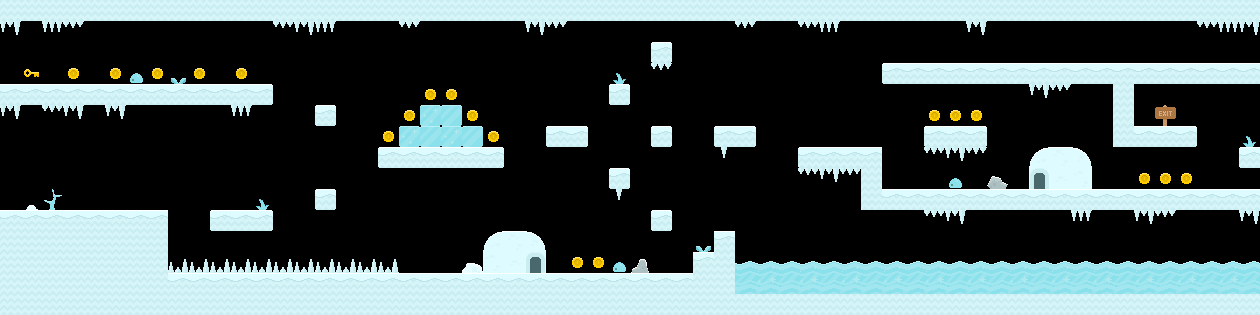

This is a level from a 2D game, rendered from its Tiled map with the project's own tilesets. A one-line summary and the complete map file follow:
An orthogonal 60x15 tile map with 21x21 px tiles, 1 tile layer (tiles).

<map version="1.5" tiledversion="1.7.2" orientation="orthogonal" renderorder="right-down" width="60" height="15" tilewidth="21" tileheight="21" infinite="0" nextlayerid="3" nextobjectid="1">
 <editorsettings>
  <export target="map3_tiles.csv" format="csv" />
 </editorsettings>
 <tileset firstgid="1" source="tileset.tsx" />
 <layer id="1" name="tiles" width="60" height="15" locked="1">
  <data encoding="csv">
513,513,513,513,513,513,513,513,513,513,513,513,513,513,513,513,513,513,513,513,513,513,513,513,513,513,513,513,513,513,513,513,513,513,513,513,513,513,513,513,513,513,513,513,513,513,513,513,513,513,513,513,513,513,513,513,513,513,513,513,
572,0,571,573,0,0,0,0,0,0,0,0,0,573,572,571,0,0,0,573,0,0,0,0,0,572,573,0,0,0,0,0,0,0,0,573,0,0,573,571,0,0,0,0,0,0,572,0,0,0,0,0,0,0,0,0,0,573,571,572,
0,0,0,0,0,0,0,0,0,0,0,0,0,0,0,0,0,0,0,0,0,0,0,0,0,0,0,0,0,0,0,482,0,0,0,0,0,0,0,0,0,0,0,0,0,0,0,0,0,0,0,0,0,0,0,0,0,0,0,0,
0,15,0,79,0,79,291,79,602,79,0,79,0,0,0,0,0,0,0,0,0,0,0,0,0,0,0,0,0,601,0,573,0,0,0,0,0,0,0,0,0,0,483,484,484,484,484,484,484,484,484,484,484,484,484,484,484,484,484,484,
484,484,484,484,484,484,484,484,484,484,484,484,485,0,0,0,0,0,0,0,79,79,0,0,0,0,0,0,0,482,0,0,0,0,0,0,0,0,0,0,0,0,0,0,0,0,0,0,0,572,573,0,0,513,0,0,0,0,0,0,
572,0,573,572,0,572,0,0,0,0,0,571,0,0,0,482,0,0,0,79,492,491,79,0,0,0,0,0,0,0,0,0,0,0,0,0,0,0,0,0,0,0,0,0,79,79,79,0,0,0,0,0,0,513,0,254,0,0,0,0,
0,0,0,0,0,0,0,0,0,0,0,0,0,0,0,0,0,0,79,492,491,492,491,79,0,0,483,485,0,0,0,482,0,0,483,485,0,0,0,0,0,0,0,0,483,484,485,0,0,0,0,0,0,513,484,484,485,0,0,601,
0,0,0,0,0,0,0,0,0,0,0,0,0,0,0,0,0,0,483,484,484,484,484,485,0,0,0,0,0,0,0,0,0,0,604,0,0,0,483,484,484,484,0,0,573,572,573,0,0,552,553,554,0,0,0,0,0,0,0,483,
0,0,0,0,0,0,0,0,0,0,0,0,0,0,0,0,0,0,0,0,0,0,0,0,0,0,0,0,0,482,0,0,0,0,0,0,0,0,573,572,573,513,0,0,0,291,0,605,0,584,583,582,0,0,79,79,79,0,0,0,
0,524,603,0,0,0,0,0,0,0,0,0,601,0,0,482,0,0,0,0,0,0,0,0,0,0,0,0,0,604,0,0,0,0,0,0,0,0,0,0,0,513,484,484,484,484,484,484,484,484,484,484,484,484,484,484,484,484,484,484,
484,484,484,484,484,484,484,484,0,0,483,484,485,0,0,0,0,0,0,0,0,0,0,0,0,0,0,0,0,0,0,482,0,0,0,0,0,0,0,0,0,0,0,0,573,572,0,0,0,0,0,571,0,0,572,573,0,0,0,572,
513,513,513,513,513,513,513,513,0,0,0,0,0,0,0,0,0,0,0,0,0,0,0,552,553,554,0,0,0,0,0,0,0,602,484,0,0,0,0,0,0,0,0,0,0,0,0,0,0,0,0,0,0,0,0,0,0,0,0,0,
513,513,513,513,513,513,513,513,575,575,575,575,575,575,575,575,575,575,575,0,0,0,522,582,583,584,0,79,79,291,606,0,0,484,513,549,551,549,551,549,551,549,551,549,551,549,551,549,551,549,551,549,551,549,551,549,551,549,551,549,
513,513,513,513,513,513,513,513,484,484,484,484,484,484,484,484,484,484,484,484,484,484,484,484,484,484,484,484,484,484,484,484,484,513,513,579,581,579,581,579,581,579,581,579,581,579,581,579,581,579,581,579,581,579,581,579,581,579,581,579,
513,513,513,513,513,513,513,513,513,513,513,513,513,513,513,513,513,513,513,513,513,513,513,513,513,513,513,513,513,513,513,513,513,513,513,513,513,513,513,513,513,513,513,513,513,513,513,513,513,513,513,513,513,513,513,513,513,513,513,513
</data>
 </layer>
</map>
